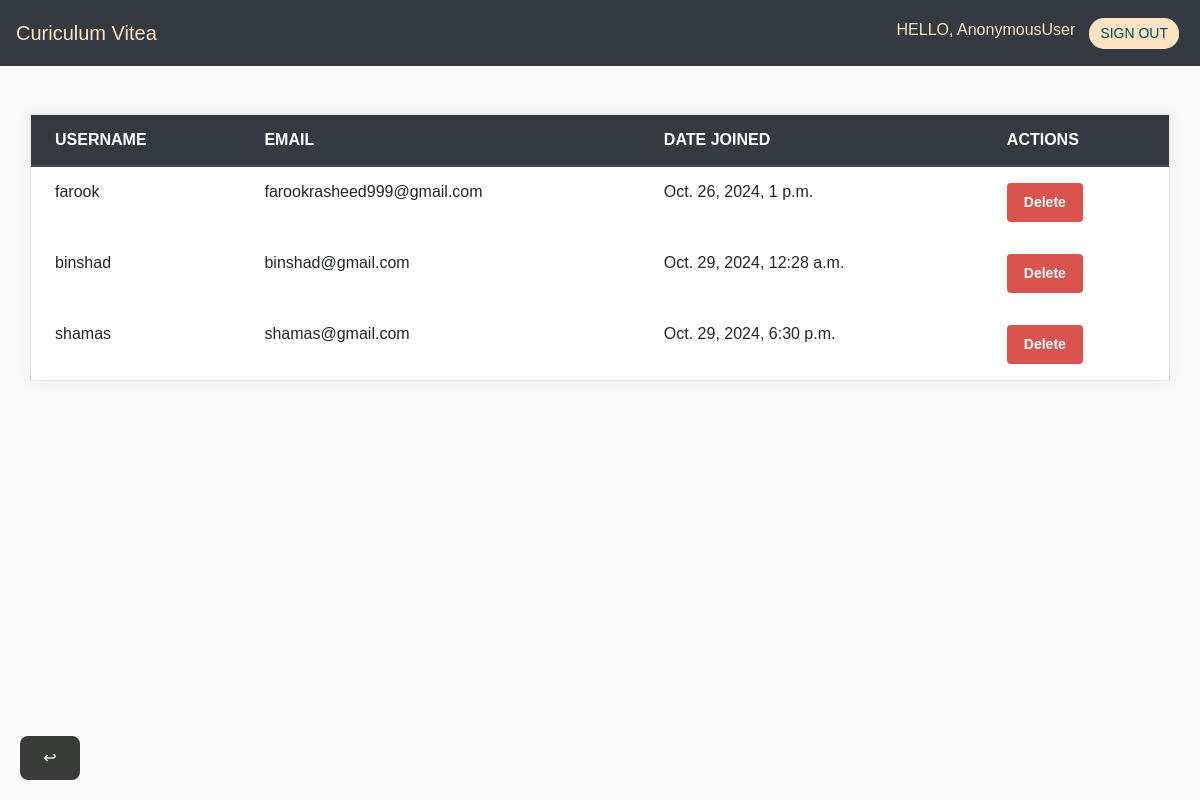
/manage_users/, run on the app's committed database.
### core/models.py (models this page shows)
class User(AbstractUser):
    is_user = models.BooleanField(default=False)
    is_admin = models.BooleanField(default=False)

### core/views.py (the view)
# urls.py: path('manage_users/', views.manage_users, name='manage_users'),
def manage_users(request):
    users = User.objects.filter(is_admin=False)
    return render(request, 'core/manage_users.html', {'users': users})

### core/templates/core/manage_users.html (shortened to what this page needs)
{% include "core/adminnavbar.html" %}
{% load static %}
<table class="table table-bordered mt-4">
    <thead class="thead-dark">
        <tr>
            <th>Username</th>
            <th>Email</th>
            <th>Date Joined</th>
            <th>Actions</th>
        </tr>
    </thead>
    <tbody>
        {% for user in users %}
            <tr>
                <td>{{ user.username }}</td>
                <td>{{ user.email }}</td>
                <td>{{ user.date_joined }}</td>
                <td>
                    <a href="{% url 'delete_user' user.id %}" class="btn btn-danger" onclick="return confirm('Are you sure you want to delete this user?');">Delete</a>
                </td>
            </tr>
        {% empty %}
            <tr>
                <td colspan="4" class="text-center">No users found.</td>
            </tr>
        {% endfor %}
    </tbody>
</table>
<a href="{% url 'addash' %}">
    <button id="download" class="btnn" style="position: fixed; bottom: 20px;width: 60px; left: 20px;border-radius: 8px; background-color:rgb(58, 60, 58);color: white;">↩</button>
    </a>

### core/templates/core/manage_users.html (style rules this page uses)
.table { width: 95%; margin: 20px auto; border-collapse: separate; border-spacing: 0 0px; box-shadow: 0px 0px 15px rgba(0, 0, 0, 0.05); }
.table thead { background-color: #333; color: #f4f4f4; font-weight: bold; text-transform: uppercase; }
.table th, .table td { padding: 16px 24px; text-align: left; background-color: #fff; border: none; transition: background-color 0.2s ease-in-out; }
.table tbody tr:nth-child(even) { background-color: #f9f9f9; }
.btn { padding: 8px 16px; font-size: 14px; font-weight: 600; color: #fff; border-radius: 4px; text-decoration: none; display: inline-block; transition: background-color 0.3s; }
.btn-danger { background-color: #d9534f; border: 1px solid transparent; }
.btn-danger[onclick] { cursor: pointer; }
.btnn { padding: 10px 15px; border-radius: 5px; border: none; cursor: pointer; transition: background-color 0.3s; }
.btnn { display: inline-block; margin-top: 20px; }

### data on the page
User: username "farook", email "farookrasheed999@gmail.com", date_joined "Oct. 26, 2024, 1 p.m."
User: username "binshad", email "binshad@gmail.com", date_joined "Oct. 29, 2024, 12:28 a.m."
User: username "shamas", email "shamas@gmail.com", date_joined "Oct. 29, 2024, 6:30 p.m."

### other printed values
{{ request.user }} "AnonymousUser"
